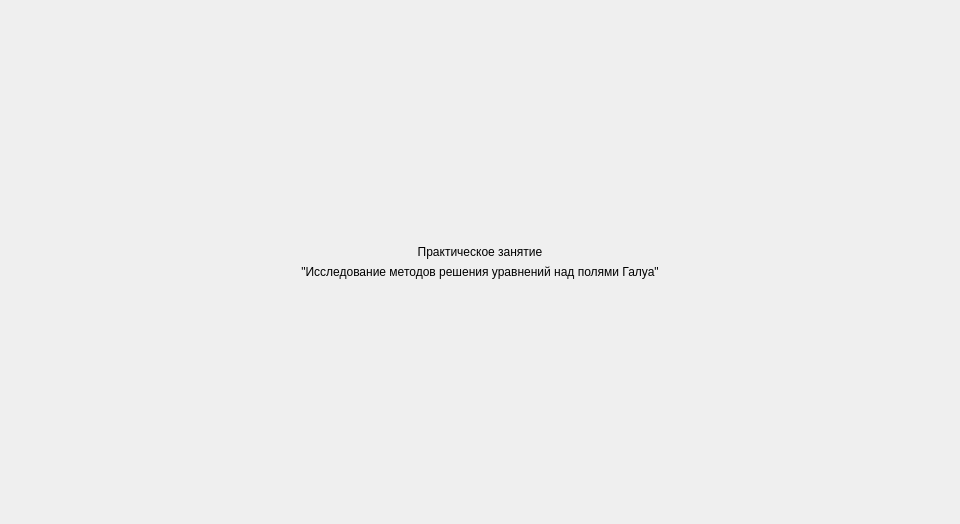
<?xml version="1.0" encoding="UTF-8"?>
<ui version="4.0">
 <class>ScreenWelcome</class>
 <widget class="QFrame" name="ScreenWelcome">
  <property name="geometry">
   <rect>
    <x>0</x>
    <y>0</y>
    <width>960</width>
    <height>524</height>
   </rect>
  </property>
  <property name="windowTitle">
   <string>Frame</string>
  </property>
  <layout class="QGridLayout" name="gridLayout">
   <property name="leftMargin">
    <number>0</number>
   </property>
   <property name="topMargin">
    <number>0</number>
   </property>
   <property name="rightMargin">
    <number>0</number>
   </property>
   <property name="bottomMargin">
    <number>0</number>
   </property>
   <item row="0" column="0">
    <layout class="QVBoxLayout" name="verticalLayout">
     <item>
      <spacer name="verticalSpacer_2">
       <property name="orientation">
        <enum>Qt::Vertical</enum>
       </property>
       <property name="sizeType">
        <enum>QSizePolicy::Expanding</enum>
       </property>
       <property name="sizeHint" stdset="0">
        <size>
         <width>0</width>
         <height>0</height>
        </size>
       </property>
      </spacer>
     </item>
     <item>
      <widget class="QLabel" name="label">
       <property name="sizePolicy">
        <sizepolicy hsizetype="Minimum" vsizetype="Maximum">
         <horstretch>0</horstretch>
         <verstretch>0</verstretch>
        </sizepolicy>
       </property>
       <property name="styleSheet">
        <string notr="true">font: 75 16pt &quot;MS Shell Dlg 2&quot;;</string>
       </property>
       <property name="text">
        <string>Практическое занятие</string>
       </property>
       <property name="alignment">
        <set>Qt::AlignCenter</set>
       </property>
       <property name="wordWrap">
        <bool>true</bool>
       </property>
      </widget>
     </item>
     <item>
      <widget class="QLabel" name="label_2">
       <property name="sizePolicy">
        <sizepolicy hsizetype="Minimum" vsizetype="Maximum">
         <horstretch>0</horstretch>
         <verstretch>0</verstretch>
        </sizepolicy>
       </property>
       <property name="styleSheet">
        <string notr="true">font: 75 14pt &quot;MS Shell Dlg 2&quot;;</string>
       </property>
       <property name="text">
        <string>&quot;Исследование методов решения уравнений над полями Галуа&quot;</string>
       </property>
       <property name="alignment">
        <set>Qt::AlignCenter</set>
       </property>
       <property name="wordWrap">
        <bool>true</bool>
       </property>
      </widget>
     </item>
     <item>
      <spacer name="verticalSpacer">
       <property name="orientation">
        <enum>Qt::Vertical</enum>
       </property>
       <property name="sizeType">
        <enum>QSizePolicy::Expanding</enum>
       </property>
       <property name="sizeHint" stdset="0">
        <size>
         <width>0</width>
         <height>0</height>
        </size>
       </property>
      </spacer>
     </item>
    </layout>
   </item>
  </layout>
 </widget>
 <resources/>
 <connections/>
</ui>
